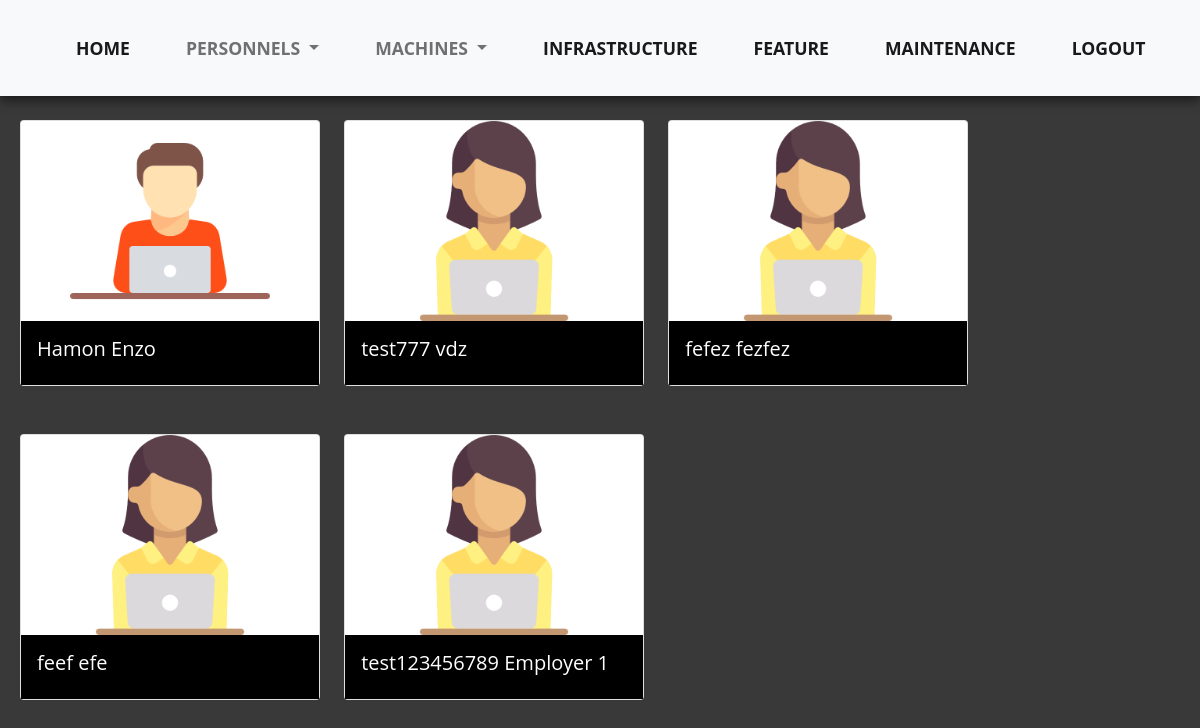
/computerApp/personnels/ (signed in), run on an earlier commit of the app's database.
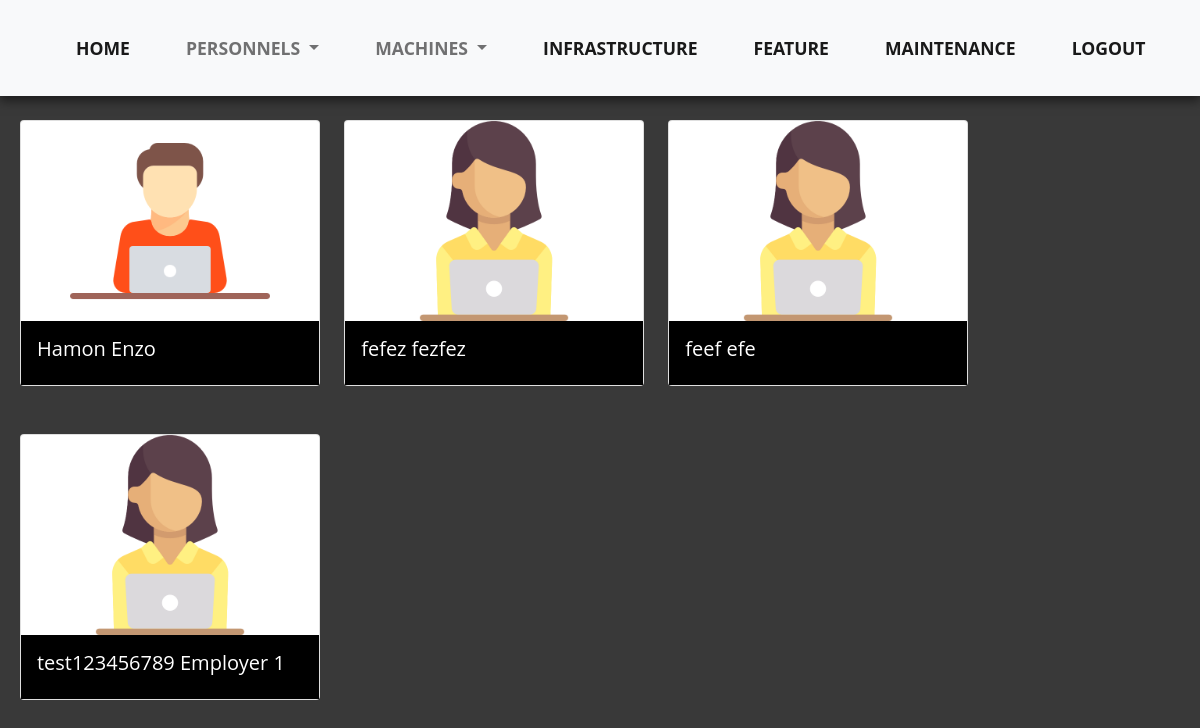
And on a later commit of the database.
### computerApp/models.py (models this page shows)
class Personnel(models.Model):
    Poste = (
        ('Ingénieur en sécurité informatique', 'Ingénieur en sécurité informatique'),
        ('Administrateur système', 'Administrateur système'),
        ('Administrateur réseau', 'Administrateur réseau'),
        ('Technicien support informatique', 'Technicien support informatique'),
        ("Analyste en systèmes d'information", "Analyste en systèmes d'information"),
        ("Développeur d'applications", "Développeur d'applications"),
        ('Responsable de la gestion des données', 'Responsable de la gestion des données'),
    )
    Infrastructure = (
        ('Poitiers', 'Poitiers'),
        ('Marseille', 'Marseille'),
        ('Châtellerault', 'Châtellerault'),
    )
    Civilite = (
        ('Homme',('Homme')),
        ('Femme',('Femme')),
        ('Indéfini',('Indéfini')),
    )
    id = models.AutoField(primary_key=True, editable=False)
    civilite = models.CharField(max_length = 32, choices=Civilite,default='Indéfini')
    prenom = models.CharField(max_length=200)
    nom = models.CharField(max_length=200)
    email = models.CharField(max_length=50,validators=[EmailValidator(message="Veuillez entrer une adresse email valide.")])
    poste = models.CharField(max_length = 40, choices=Poste,default='Employer')
    infrastructure = models.CharField(max_length = 60,choices=Infrastructure, default='Marseille')

### computerApp/views.py (the view)
# urls.py: path('personnels/',views.liste_personnels,name='personnels'),
@login_required
def liste_personnels(request):
    personnels = Personnel.objects.all()
    context = {
        'personnels' : personnels,
    }
    return render(request,'computerApp/liste_personnels.html',context)

### computerApp/templates/computerApp/liste_personnels.html
{% extends "index.html" %}
{% load static %}
{% block content%}
<link rel="stylesheet" type="text/css" href="{% static 'style_liste_personnels.css' %}">
<body style='background-color: #393939 ;'>
<div style="margin-top:6%">
    {% for personnel in personnels %}
        <div class="card d-inline-block mt-5 mx-lg-10 taille">
            {% if personnel.civilite == 'Femme' %}
                <img src="{% static 'computerApp/images/employe_f.png' %}" class="card-img-top contenu" alt="logo">
            {% else %}
                <img src="{% static 'computerApp/images/employe_h.png' %}" class="card-img-top contenu" alt="logo">
            {% endif %}
            <div class="card-body fond">
                <a class="no-line" href="{% url 'personnel-detail' personnel.id %}"><h5 class="card-title text-white">{{personnel.nom}} {{personnel.prenom}}</h5></a>
            </div>
        </div>
    {% endfor %}
</div>
</body>
{% endblock %}

What changed in the data, as far as the page shows it:
removed Personnel: nom "test777", prenom "vdz"
